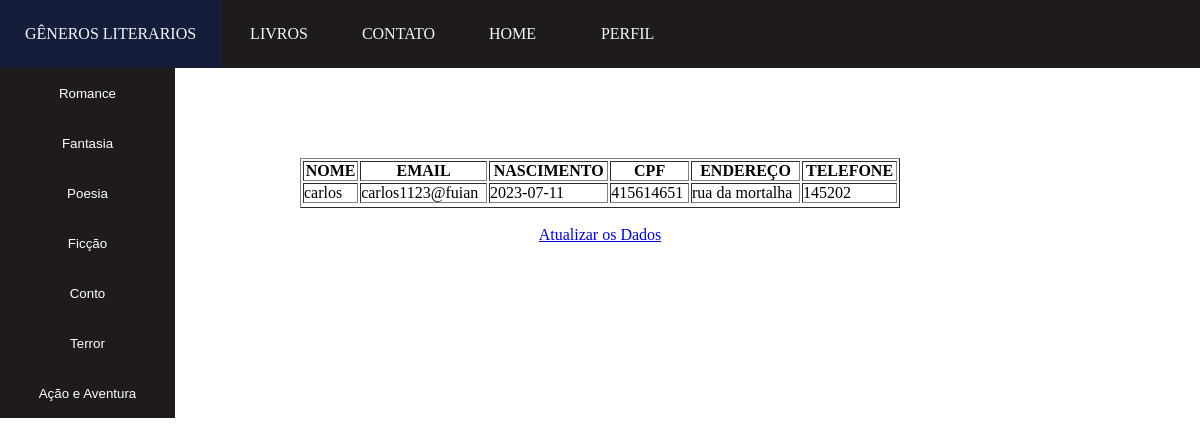
/usuario/perfil.php (signed in), run on the app's committed database.
### tables this page shows
CREATE TABLE `usuario` (
  `id_usuario` int NOT NULL,
  `nome_usuario` varchar(50) NOT NULL,
  `email_usuario` varchar(50) NOT NULL,
  `data_usuario` date NOT NULL,
  `cpf_usuario` int NOT NULL,
  `senha_usuario` varchar(20) NOT NULL,
  `endereco_usuario` varchar(50) NOT NULL,
  `telefone_usuario` int NOT NULL
);

### usuario/perfil.php (the view, shortened to what this page needs)
    <?php
    $email_usuario = $_SESSION['email_usuario'];
    include('../php/conexao.php');
    ?>
<!DOCTYPE html>
<html lang="pt-br">
<head>
    <link rel="stylesheet" href="../design/index.css">
    <link rel="stylesheet" href="../design/menu.css">
    <link rel="stylesheet" href="https://cdnjs.cloudflare.com/ajax/libs/font-awesome/6.4.0/css/all.min.css" />
    <link rel="stylesheet" href="https://cdnjs.cloudflare.com/ajax/libs/font-awesome/5.15.3/css/all.min.css">
    <link rel="stylesheet" href="../design/login-cadastro.css">
</head>
<body>
    <div style="background-color: #1f1919;">
        <nav>
            <ul>
                <li class="dropdown">
                    <a href="generos_literario.html">GÊNEROS LITERARIOS</a>
                    <div class="dp-menu">
                        <form method="post" action="php/lista_genero.php">
                            <button type="submit" name="Submit">Romance</button>
                        </form>
                        <form method="post" action="php/lista_genero.php">
                            <button type="submit" name="Submit">Fantasia</button>
                        </form>
                        <form method="post" action="php/lista_genero.php">
                            <button type="submit" name="Submit">Poesia</button>
                        </form>
                        <form method="post" action="php/lista_genero.php">
                            <button type="submit" name="Submit">Ficção</button>
                        </form>
                        <form method="post" action="php/lista_genero.php">
                            <button type="submit" name="Submit">Conto</button>
                        </form>
                        <form method="post" action="php/lista_genero.php">
                            <button type="submit" name="Submit">Terror</button>
                        </form>
                        <form method="post" action="php/lista_genero.php">
                            <button type="submit" name="Submit">Ação e Aventura</button>
                        </form>
                    </div>
                </li>
                <li>
                    <a href="livros.php">LIVROS</a>
                </li>
                <li>
                    <a href="contato.html">CONTATO</a>
                </li>
                <li>
                    <a href="index.php">HOME</a>
                </li>
                <li class="dropdown">
                    <a href="perfil.php" style="width: 125px; text-align: center;">PERFIL</a>
                </li>
            </ul>
        </nav>
    </div>
    <br><br><br><br><br>
    <table border="1" style="width:50%; margin: auto;">
        <tr>
            <th>NOME</th>
            <th>EMAIL</th>
            <th>NASCIMENTO</th>
            <th>CPF</th>
            <th>ENDEREÇO</th>
            <th>TELEFONE</th>
        </tr>
        <?php
        $sql = mysqli_query($mysqli, "SELECT * FROM usuario WHERE email_usuario = '$email_usuario'");
        while ($result = mysqli_fetch_array($sql))
            {
                $nome_usuario = $result['nome_usuario'];
                $email_usuario = $result['email_usuario'];
                $data_usuario = $result['data_usuario'];
                $cpf_usuario = $result['cpf_usuario'];
                $endereco_usuario = $result['endereco_usuario'];
                $telefone_usuario = $result['telefone_usuario'];
                echo "<tr>";
                echo "<td>".$nome_usuario."</td>";
                echo "<td>".$email_usuario."</td>";
                echo "<td>".$data_usuario."</td>";
                echo "<td>".$cpf_usuario."</td>";
                echo "<td>".$endereco_usuario."</td>";
                echo "<td>".$telefone_usuario."</td>";
            };
        ?>
    </table>
    <br>
    <ul>
        <li style="text-align: center;"><a href="atualizar_usuario.html">Atualizar os Dados</a></li>
    </ul>
    <br><br><br><br><br>
</body>
</html>

### design/index.css (style rules this page uses)
* { margin: 0; padding: 0; box-sizing: border-box; }
body { background-color: white; }
nav { background-color:rgb(31, 27, 27); }
nav li { display: inline-block; background-color:(31, 27, 27); }
nav li a { display: inline-block; text-decoration: none; color:aliceblue; padding: 25px; background-color:rgb(31, 27, 27); }
.dp-menu { position: absolute; display: none; }

### design/menu.css (style rules this page uses)
body { background-color: white; }
.dp-menu button { width: 175px; height: 50px; background-color:rgb(31, 27, 27); color: white; border: none; }
.dp-menu { border-color: rgb(31, 27, 27); }

### design/login-cadastro.css (style rules this page uses)
body { background-color: white; }

### data on the page
usuario: nome_usuario "carlos", email_usuario "carlos1123@fuian", data_usuario "2023-07-11", cpf_usuario "415614651", endereco_usuario "rua da mortalha", telefone_usuario "145202"
